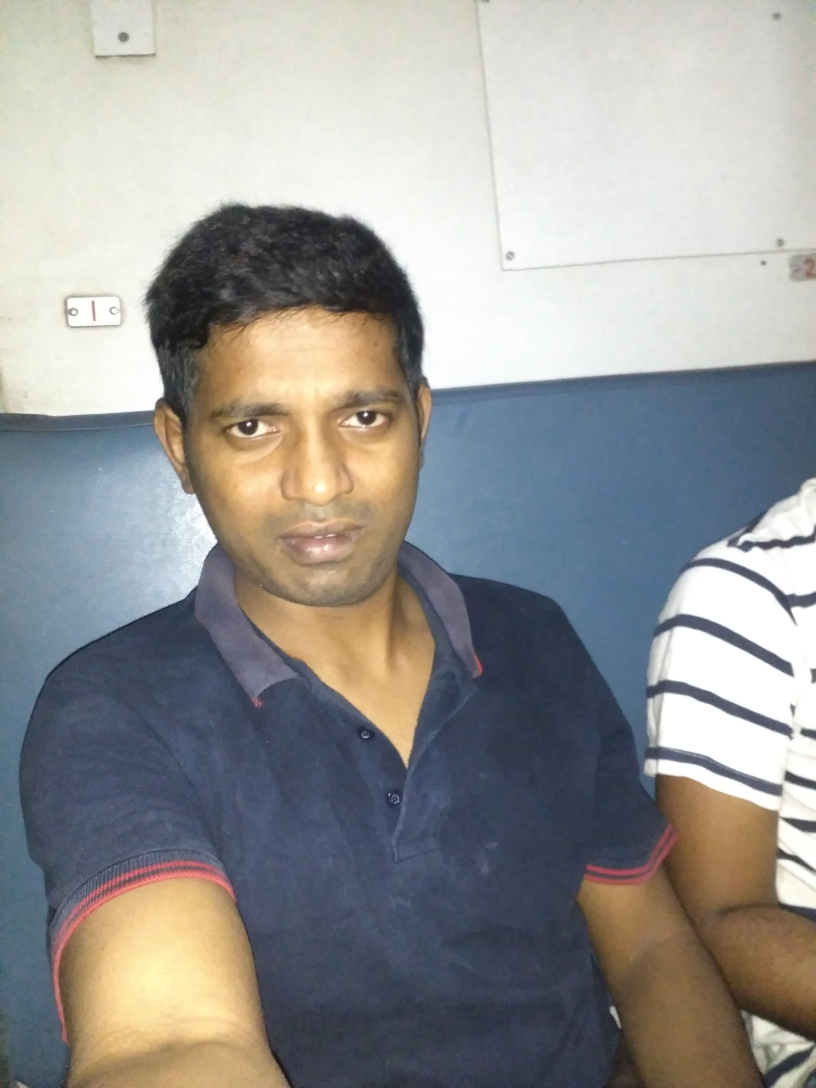
#> input picture 13 Machine Learning for Efficient Assessment and Prediction of Human Performance/Code/HumanPredections/ram.jpg, 2448 x 3264 px, given in place of the camera (shown at 1/3 size)
$ python training_images.py ram.jpg
#> lines starting #> are read from the running program, lines starting #| are printed output that depends on the picture
# create_database.py
import cv2, sys, numpy, os, time

count = 0
size = 4
fn_haar = 'haarcascade_frontalface_default.xml'
fn_dir = 'database'
fn_name = sys.argv[1]  # name of the person
path = os.path.join(fn_dir, fn_name)
if not os.path.isdir(path):
    os.mkdir(path)
(im_width, im_height) = (112, 92)
haar_cascade = cv2.CascadeClassifier(fn_haar)
webcam = cv2.VideoCapture(0)

print("--------------------Training Process Started------------------")
print("--------------------Give some expressions---------------------")

while count < 45:
    (rval, im) = webcam.read()
#> im is the input picture: shape (3264, 2448, 3); mean B, G, R 148.3, 149.8, 150
    im = cv2.flip(im, 1, 0)
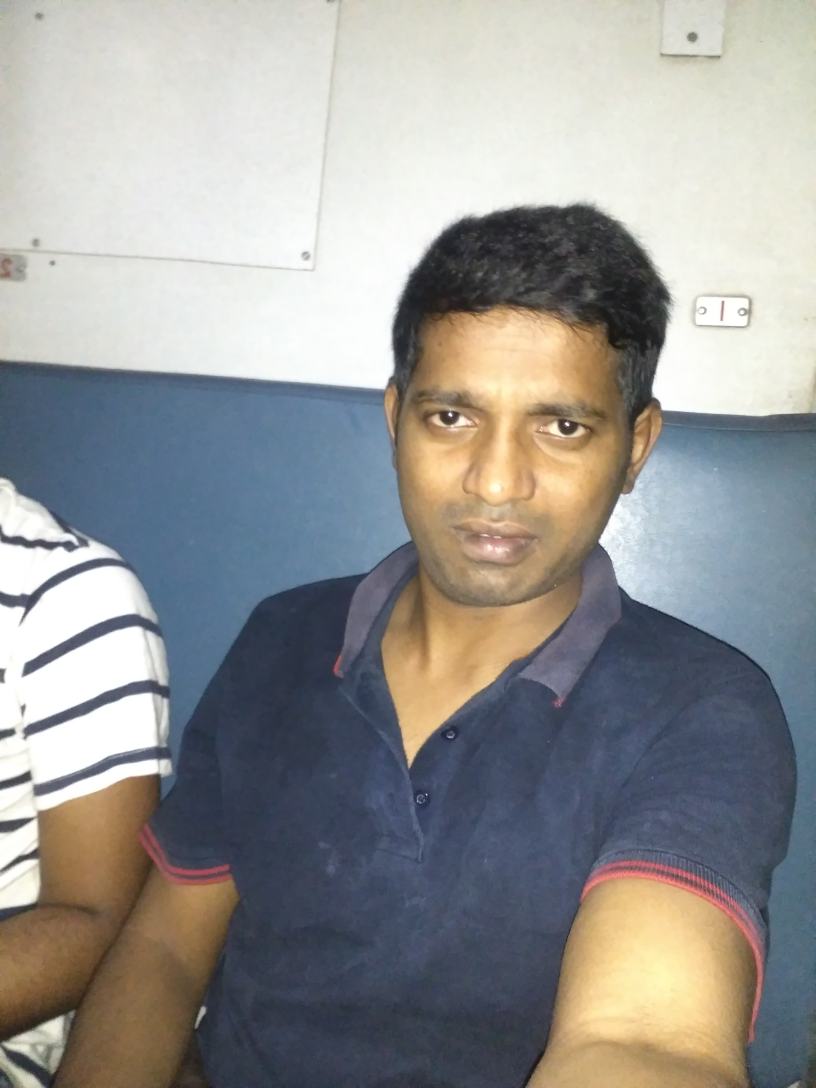
#> im: shape (3264, 2448, 3) (shown at 1/3 size); mean B, G, R 148.3, 149.8, 150
    gray = cv2.cvtColor(im, cv2.COLOR_BGR2GRAY)
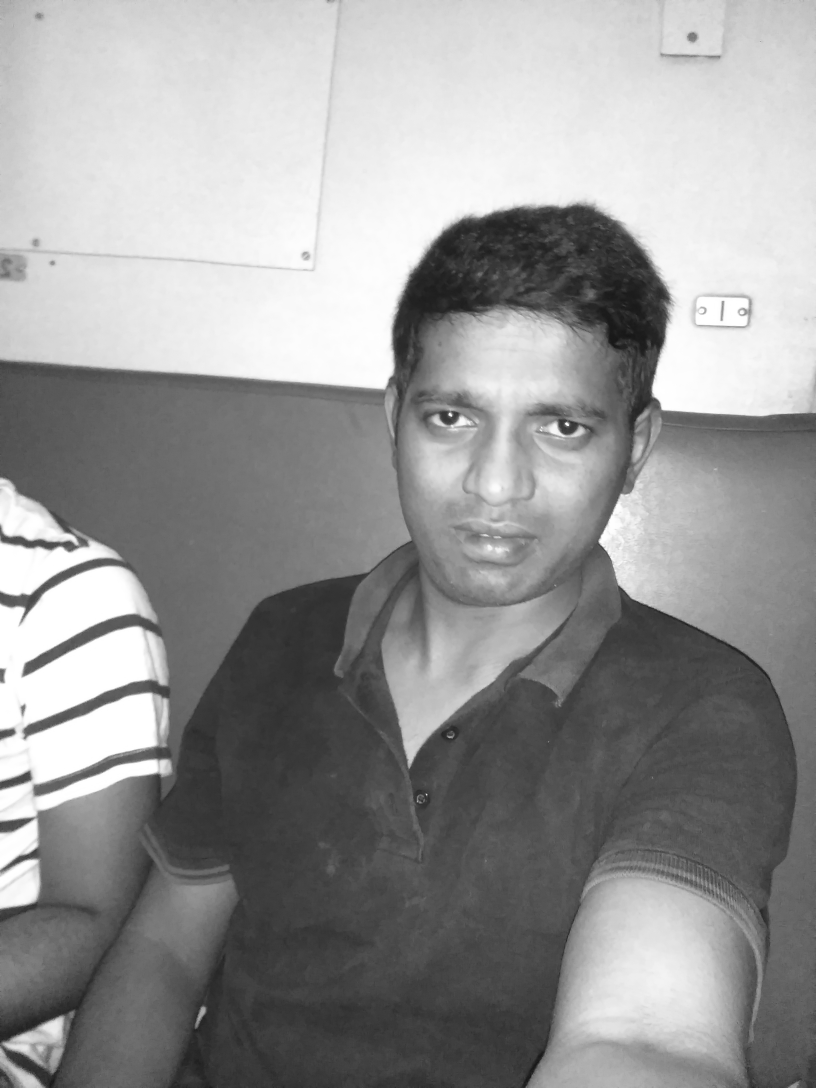
#> gray: shape (3264, 2448) (shown at 1/3 size); min 14, max 255, mean 149.7
    mini = cv2.resize(gray, (int(gray.shape[1] / size), int(gray.shape[0] / size)))
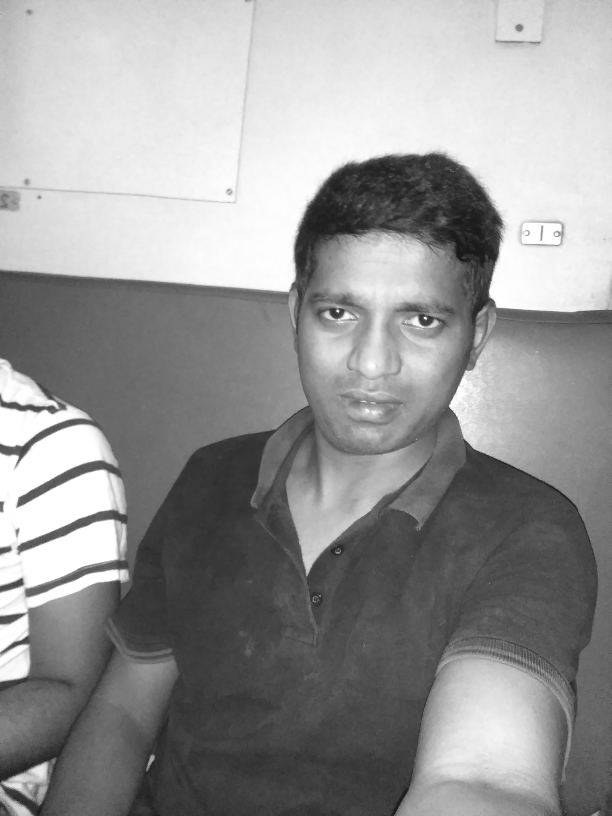
#> mini: shape (816, 612); min 22, max 255, mean 149.8
    faces = haar_cascade.detectMultiScale(mini)
#> faces = [[283, 246, 193, 193]]
    faces = sorted(faces, key=lambda x: x[3])
    if faces:
        face_i = faces[0]
#> face_i = [283, 246, 193, 193]
        (x, y, w, h) = [v * size for v in face_i]
#> x = 1132; y = 984; w = 772; h = 772
        face = gray[y:y + h, x:x + w]
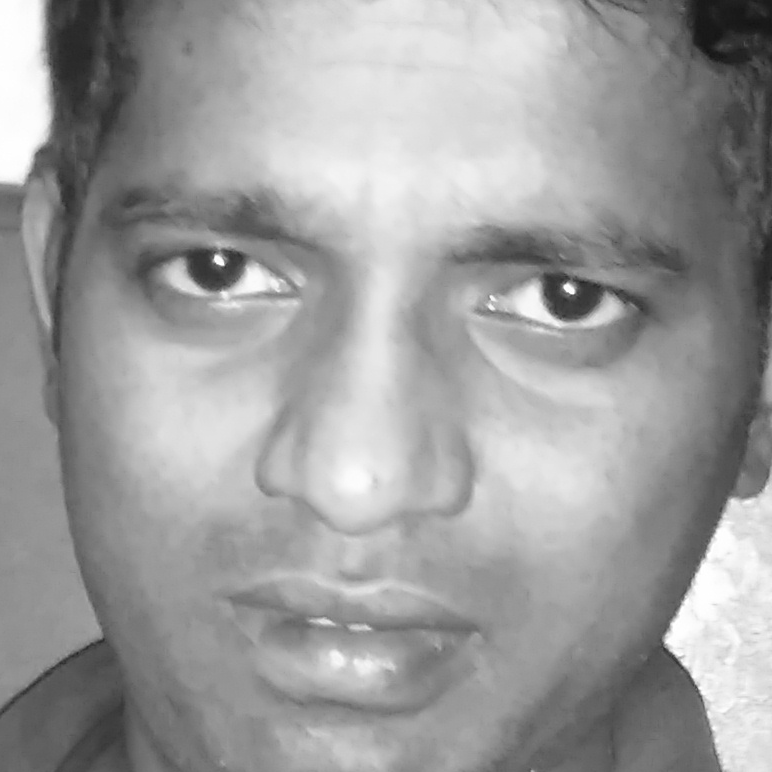
#> face: shape (772, 772); min 19, max 255, mean 156.4
        face_resize = cv2.resize(face, (im_width, im_height))
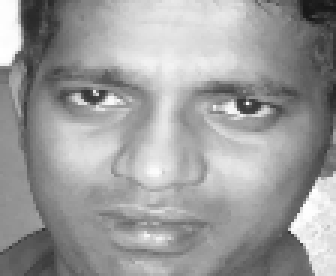
#> face_resize: shape (92, 112) (shown 3 times larger); min 23, max 255, mean 156.3
#> (the run stopped early here; a loop or call above may not have finished)
